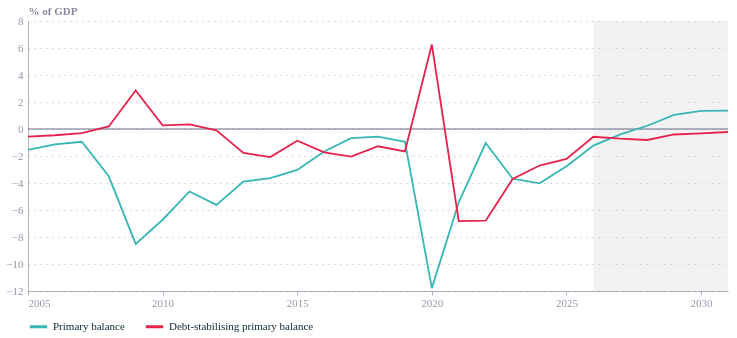

Here is the notebook cell this chart was saved with:
### Code cell
def gapchart(country, label=None, start=2005):
    label = label or country
    s = p[(p.country == country) & p.year.between(start, 2031)][["year", "pb", "pb_star"]]
    s = s.rename(columns={"pb": "Primary balance", "pb_star": "Debt-stabilising primary balance"}
                ).melt("year", var_name="series", value_name="v")
    xs = alt.Scale(domain=[start, 2031], zero=False)
    ax = alt.Axis(format="d", values=[2005, 2010, 2015, 2020, 2025, 2030], grid=False)
    pr = alt.Chart(pd.DataFrame({"a": [2026], "b": [2031]})).mark_rect().encode(              # the theme's own band: no colour or opacity set by hand
        x=alt.X("a:Q", scale=xs, title=None, axis=ax), x2="b:Q")
    zero = alt.Chart(pd.DataFrame({"y": [0]})).mark_rule(strokeWidth=1).encode(y="y:Q")       # the theme's rule colour; solid, so it stands apart from the dotted grid
    line = alt.Chart(s).mark_line(strokeWidth=1.8).encode(
        x=alt.X("year:Q", title=None, scale=xs, axis=ax), y=alt.Y("v:Q", title="% of GDP"),
        color=alt.Color("series:N", scale=alt.Scale(domain=["Primary balance", "Debt-stabilising primary balance"]),   # theme colours in this order: teal = actual, red = the benchmark
                        legend=alt.Legend(                                                    # the same key as the other charts: layout only, the theme sets label colour, size and font
                            orient="bottom", direction="horizontal", columns=2, symbolType="stroke", symbolStrokeWidth=3, symbolSize=300,
                            columnPadding=14, padding=0, offset=8, labelLimit=400)))
    return (pr + zero + line).properties(width=W, height=H)

fig4 = gapchart("United Kingdom", label="UK")
save(fig4, "g7_fig04_uk_pb_vs_stabilising")
dump(p[p.country == "United Kingdom"].set_index("year")[["pb", "pb_star"]], "g7_fig04_uk_pb_vs_stabilising")
fig4

### Figure 1 — Vega-Lite specification as saved in the notebook (floating-point values rounded to 4 significant figures)
{"config": {"font": "Circular Std", "text": {"color": "#676A86", "align": "left", "baseline": "middle", "dx": 7, "dy": 0, "fontSize": 11}, "view": {"stroke": null, "continuousWidth": 400, "continuousHeight": 300, "discreteWidth": 400, "discreteHeight": 300}, "range": {"category": ["#36B7B4", "#E6224B", "#F4C245", "#0063AF", "#00A767", "#179FDB", "#EB5C2E"], "diverging": ["#E6224B", "#E54753", "#C9C9C9", "#179FDB", "#122B39"], "heatmap": ["#C9C9C9", "#179FDB", "#0063AF", "#122B39"], "ordinal": ["#00A767", "#36B7B4", "#179FDB", "#0063AF", "#243B5A"]}, "bar": {"color": "#179fdb"}, "line": {"color": "#e6224b"}, "rule": {"color": "#676A86"}, "area": {"opacity": 0.3}, "point": {"filled": true, "size": 80, "color": "#e6224b", "opacity": 0.95}, "geoshape": {"stroke": "white", "strokeWidth": 0.3}, "rect": {"fill": "#d6d4d4", "opacity": 0.3}, "axis": {"labelColor": "#676A86", "labelFontSize": 11, "labelFont": "Circular Std", "labelOpacity": 0.7, "tickColor": "#676A86", "tickOpacity": 0.5, "domainColor": "#676A86", "domainOpacity": 0.5, "gridColor": "#676A86", "gridDash": [2, 2], "gridOpacity": 0.5, "title": null, "titleColor": "#676A86", "titleOpacity": 0.8, "tickSize": 4}, "axisXDiscrete": {"grid": false, "labelAngle": 0, "tickCount": 10, "tickOpacity": 0.5, "title": null}, "axisYDiscrete": {"ticks": false, "labelPadding": 5}, "axisXTemporal": {"grid": false, "ticks": true}, "axisXQuantitative": {"grid": true}, "axisYQuantitative": {"gridColor": "#676A86", "gridDash": [1, 5], "gridOpacity": 0.5, "ticks": false, "labelPadding": 5, "tickCount": 8, "titleAngle": 0, "titleAlign": "left", "titleBaseline": "bottom", "titleX": 0, "titleY": -5}, "title": {"color": "#676A86E6", "subtitleColor": "#676A86", "font": "Circular Std", "subtitleFont": "Circular Std", "anchor": "start", "fontSize": 14, "subtitleFontSize": 12, "subtitlePadding": 4, "offset": 0, "frame": "group"}, "legend": {"titleColor": "#122b39", "title": null, "labelColor": "#122b39", "labelFontSize": 11}}, "layer": [{"data": {"name": "data-299fd636835b322b8f833680d9e1c5ab"}, "mark": {"type": "rect"}, "encoding": {"x": {"axis": {"format": "d", "grid": false, "values": [2005, 2010, 2015, 2020, 2025, 2030]}, "field": "a", "scale": {"domain": [2005, 2031], "zero": false}, "title": null, "type": "quantitative"}, "x2": {"field": "b"}}}, {"data": {"name": "data-a0a55d106695e8d630baff0f16eee66d"}, "mark": {"type": "rule", "strokeWidth": 1}, "encoding": {"y": {"field": "y", "type": "quantitative"}}}, {"data": {"name": "data-14a6f06a4bb87a263137b574b7a7bb23"}, "mark": {"type": "line", "strokeWidth": 1.8}, "encoding": {"color": {"field": "series", "legend": {"columnPadding": 14, "columns": 2, "direction": "horizontal", "labelLimit": 400, "offset": 8, "orient": "bottom", "padding": 0, "symbolSize": 300, "symbolStrokeWidth": 3, "symbolType": "stroke"}, "scale": {"domain": ["Primary balance", "Debt-stabilising primary balance"]}, "type": "nominal"}, "x": {"axis": {"format": "d", "grid": false, "values": [2005, 2010, 2015, 2020, 2025, 2030]}, "field": "year", "scale": {"domain": [2005, 2031], "zero": false}, "title": null, "type": "quantitative"}, "y": {"field": "v", "title": "% of GDP", "type": "quantitative"}}}], "height": 270, "width": 700, "$schema": "https://vega.github.io/schema/vega-lite/v6.4.1.json", "datasets": {"data-299fd636835b322b8f833680d9e1c5ab": [{"a": 2026, "b": 2031}], "data-a0a55d106695e8d630baff0f16eee66d": [{"y": 0}], "data-14a6f06a4bb87a263137b574b7a7bb23": [{"year": 2005, "series": "Primary balance", "v": -1.538}, {"year": 2006, "series": "Primary balance", "v": -1.132}, {"year": 2007, "series": "Primary balance", "v": -0.948}, {"year": 2008, "series": "Primary balance", "v": -3.505}, {"year": 2009, "series": "Primary balance", "v": -8.509}, {"year": 2010, "series": "Primary balance", "v": -6.721}, {"year": 2011, "series": "Primary balance", "v": -4.629}, {"year": 2012, "series": "Primary balance", "v": -5.616}, {"year": 2013, "series": "Primary balance", "v": -3.903}, {"year": 2014, "series": "Primary balance", "v": -3.647}, {"year": 2015, "series": "Primary balance", "v": -3.03}, {"year": 2016, "series": "Primary balance", "v": -1.668}, {"year": 2017, "series": "Primary balance", "v": -0.677}, {"year": 2018, "series": "Primary balance", "v": -0.563}, {"year": 2019, "series": "Primary balance", "v": -0.952}, {"year": 2020, "series": "Primary balance", "v": -11.79}, {"year": 2021, "series": "Primary balance", "v": -5.43}, {"year": 2022, "series": "Primary balance", "v": -1.04}, {"year": 2023, "series": "Primary balance", "v": -3.686}, {"year": 2024, "series": "Primary balance", "v": -4.023}, {"year": 2025, "series": "Primary balance", "v": -2.765}, {"year": 2026, "series": "Primary balance", "v": -1.231}, {"year": 2027, "series": "Primary balance", "v": -0.393}, {"year": 2028, "series": "Primary balance", "v": 0.241}, {"year": 2029, "series": "Primary balance", "v": 1.041}, {"year": 2030, "series": "Primary balance", "v": 1.344}, {"year": 2031, "series": "Primary balance", "v": 1.356}, {"year": 2005, "series": "Debt-stabilising primary balance", "v": -0.5583}, {"year": 2006, "series": "Debt-stabilising primary balance", "v": -0.4634}, {"year": 2007, "series": "Debt-stabilising primary balance", "v": -0.3037}, {"year": 2008, "series": "Debt-stabilising primary balance", "v": 0.1884}, {"year": 2009, "series": "Debt-stabilising primary balance", "v": 2.851}, {"year": 2010, "series": "Debt-stabilising primary balance", "v": 0.2744}, {"year": 2011, "series": "Debt-stabilising primary balance", "v": 0.3487}, {"year": 2012, "series": "Debt-stabilising primary balance", "v": -0.09396}, {"year": 2013, "series": "Debt-stabilising primary balance", "v": -1.775}, {"year": 2014, "series": "Debt-stabilising primary balance", "v": -2.075}, {"year": 2015, "series": "Debt-stabilising primary balance", "v": -0.8705}, {"year": 2016, "series": "Debt-stabilising primary balance", "v": -1.732}, {"year": 2017, "series": "Debt-stabilising primary balance", "v": -2.041}, {"year": 2018, "series": "Debt-stabilising primary balance", "v": -1.278}, {"year": 2019, "series": "Debt-stabilising primary balance", "v": -1.664}, {"year": 2020, "series": "Debt-stabilising primary balance", "v": 6.253}, {"year": 2021, "series": "Debt-stabilising primary balance", "v": -6.823}, {"year": 2022, "series": "Debt-stabilising primary balance", "v": -6.794}, {"year": 2023, "series": "Debt-stabilising primary balance", "v": -3.706}, {"year": 2024, "series": "Debt-stabilising primary balance", "v": -2.704}, {"year": 2025, "series": "Debt-stabilising primary balance", "v": -2.221}, {"year": 2026, "series": "Debt-stabilising primary balance", "v": -0.5732}, {"year": 2027, "series": "Debt-stabilising primary balance", "v": -0.7181}, {"year": 2028, "series": "Debt-stabilising primary balance", "v": -0.8127}, {"year": 2029, "series": "Debt-stabilising primary balance", "v": -0.4056}, {"year": 2030, "series": "Debt-stabilising primary balance", "v": -0.3265}, {"year": 2031, "series": "Debt-stabilising primary balance", "v": -0.2205}]}}
